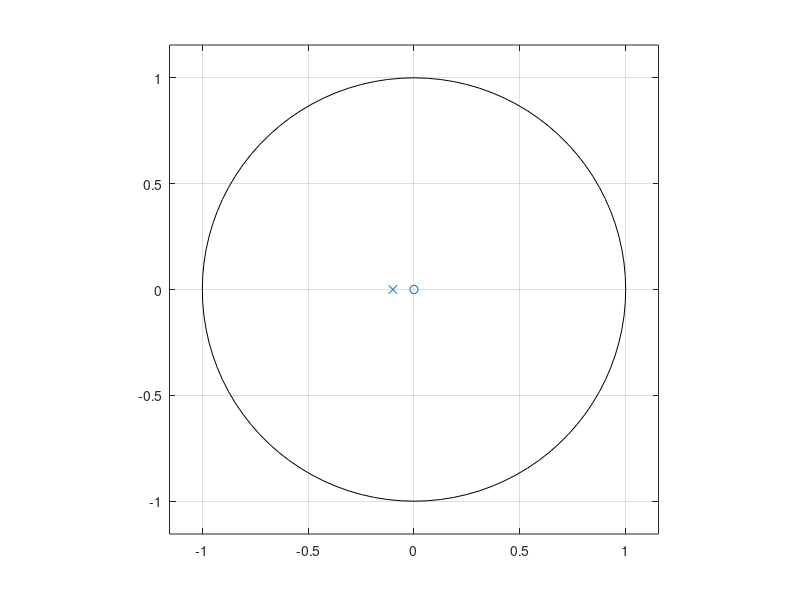
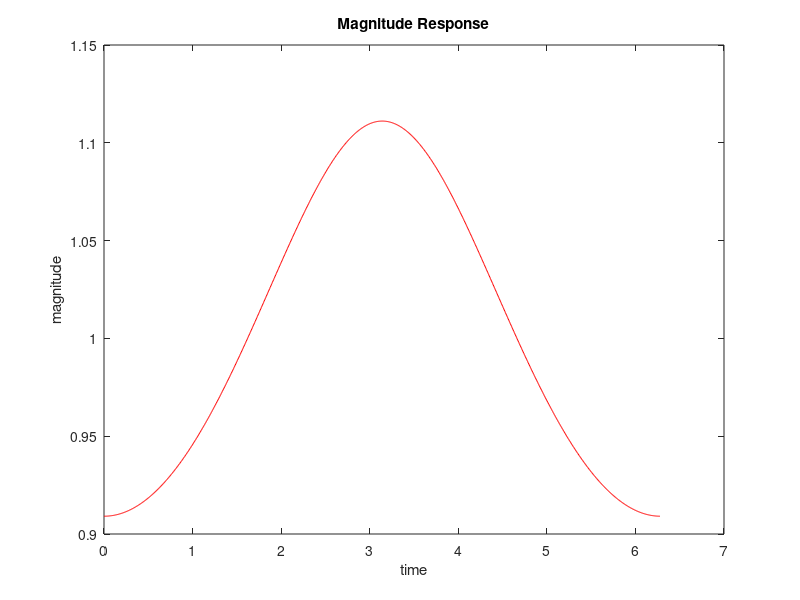
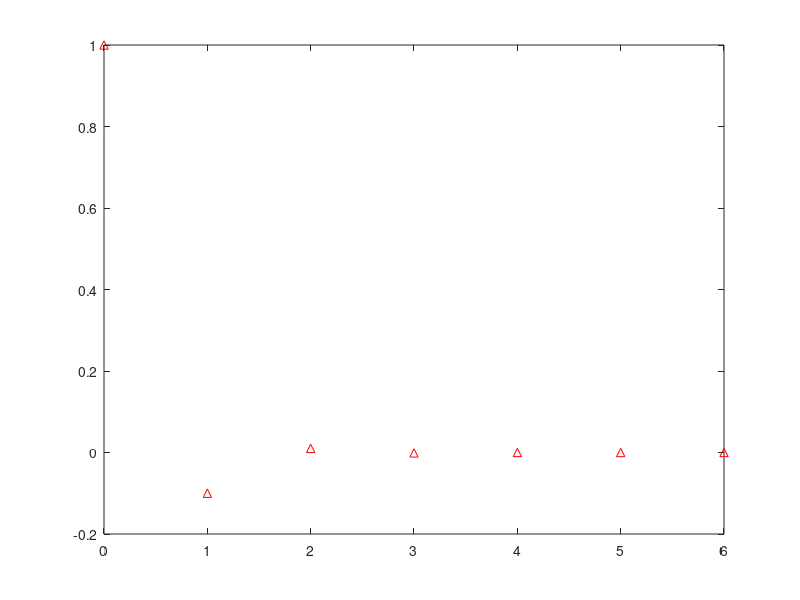

MATLAB code for these plots, in order:
p = 0.1;
a = [1,p];
b = 1;
n = 1001;
figure();
zplane(b,a);

[h,t] = freqz(b,a,n,'whole');

figure();
plot(t, abs(h),"r");
title("Magnitude Response");
xlabel("time");
ylabel("magnitude");

figure();
impz(b,a);
